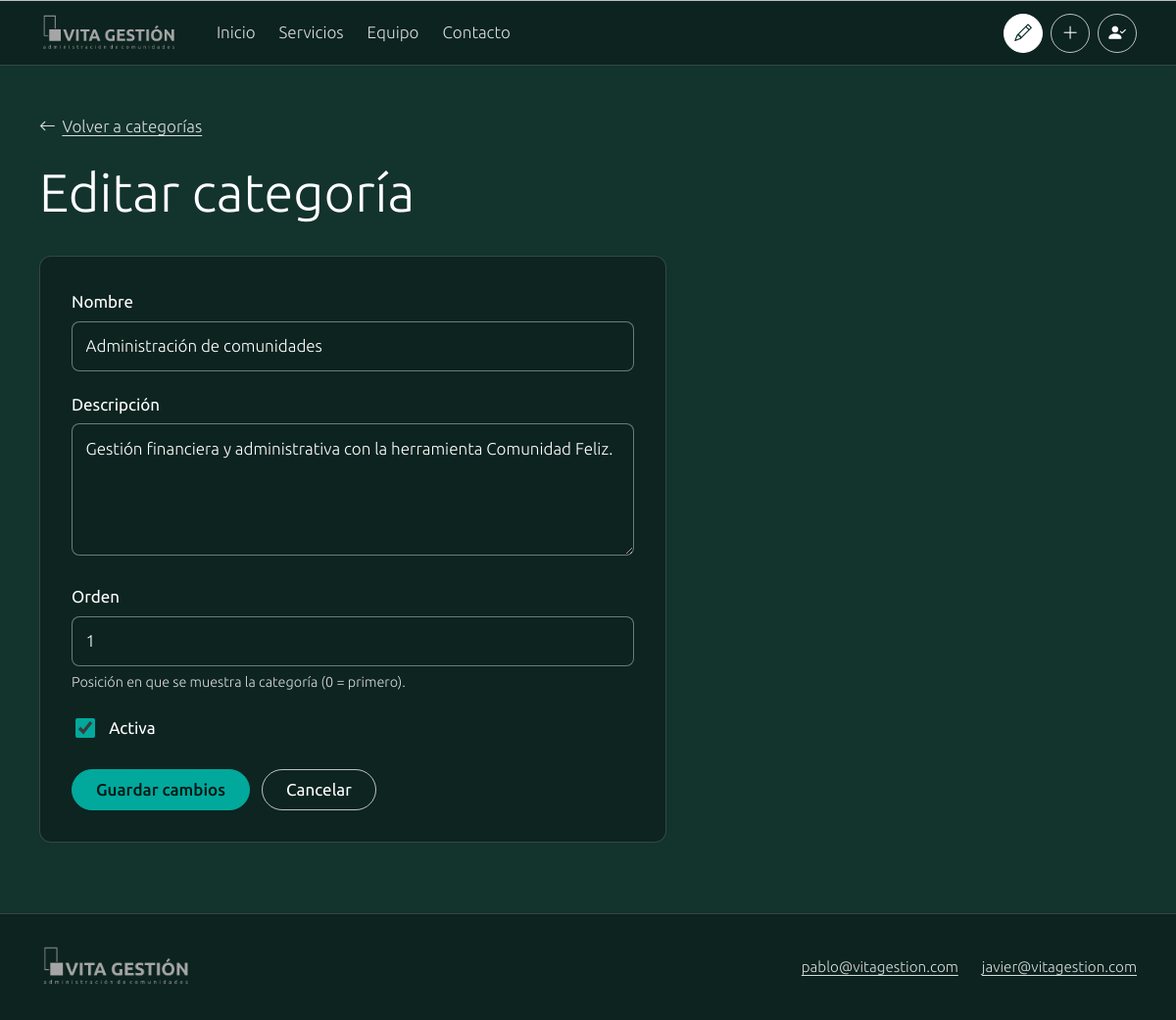
The app's page /panel/categorias/3/editar/ (signed in) with its own data.
### servicios/models.py (models this page shows, shortened)
class Categoria(models.Model):
    nombre = models.CharField('nombre', max_length=100, unique=True)
    descripcion = models.TextField('descripción', max_length=500)
    orden = models.PositiveIntegerField('orden', default=0)
    activa = models.BooleanField('activa', default=True)
    class Meta:
        verbose_name = 'categoría'
        verbose_name_plural = 'categorías'
        ordering = ['orden', 'nombre']

### servicios/views.py (the view)
# urls.py: path('panel/categorias/<int:pk>/editar/', views.CategoriaEditarView.as_view(), name='categoria_editar'),
class CategoriaEditarView(PanelMixin, FormularioMensajesMixin, UpdateView):
    permission_required = 'servicios.change_categoria'
    model = Categoria
    form_class = CategoriaForm
    template_name = 'servicios/categoria_form.html'
    success_url = reverse_lazy('servicios:panel_categorias')
    mensaje_exito = 'Categoría «{nombre}» actualizada correctamente.'
    seccion = 'categorias'

### servicios/forms.py (shortened to what this page needs)
class CategoriaForm(EstiloCamposMixin, forms.ModelForm):
    orden = forms.IntegerField(
        label='Orden',
        initial=0,
        help_text='Posición en que se muestra la categoría (0 = primero).',
        error_messages={
            'required': 'El orden es obligatorio.',
            'invalid': 'Ingrese un número entero.',
        },
    )
    class Meta:
        model = Categoria
        fields = ['nombre', 'descripcion', 'orden', 'activa']
        widgets = {
            'nombre': forms.TextInput(attrs={'placeholder': 'Ej.: Gestión operativa'}),
            'descripcion': forms.Textarea(attrs={'rows': 4}),
        }
        error_messages = {
            'nombre': {
                'required': 'El nombre es obligatorio.',
                'max_length': 'El nombre no puede superar los 100 caracteres.',
            },
            'descripcion': {
                'required': 'La descripción es obligatoria.',
                'max_length': 'La descripción no puede superar los 500 caracteres.',
            },
        }

### servicios/views.py (called while the page is built)
    def get_context_data(self, **kwargs):
        contexto = super().get_context_data(**kwargs)
        contexto['seccion'] = self.seccion
        return contexto

### templates/servicios/categoria_form.html (shortened to what this page needs)
{% extends 'base.html' %}
{% block contenido %}
<div class="contenedor panel">
  <a class="volver" href="{% url 'servicios:panel_categorias' %}"><i class="bi bi-arrow-left" aria-hidden="true"></i> Volver a categorías</a>
  <h1>{% if object %}Editar categoría{% else %}Crear categoría{% endif %}</h1>
  <form class="formulario-caja" method="post" novalidate>
    {% for campo in form %}{% include 'servicios/_campo.html' %}{% endfor %}
    <div class="acciones-formulario">
      <button type="submit" class="btn btn-primario">{% if object %}Guardar cambios{% else %}Crear categoría{% endif %}</button>
      <a class="btn" href="{% url 'servicios:panel_categorias' %}">Cancelar</a>
    </div>
  </form>
</div>
{% endblock %}

### templates/servicios/_campo.html (shortened to what this page needs)
{% if campo.field.widget.input_type == 'checkbox' %}
<div class="campo-grupo{% if campo.errors %} con-error{% endif %}">
  <div class="campo-check">
    {{ campo }}
    <div>
      <label for="{{ campo.id_for_label }}">{{ campo.label }}</label>
    </div>
  </div>
</div>
{% else %}
<div class="campo-grupo{% if campo.errors %} con-error{% endif %}">
  <label for="{{ campo.id_for_label }}">{{ campo.label }}{% if not campo.field.required %} <span class="ayuda">(opcional)</span>{% endif %}</label>
  {{ campo }}
  {% if campo.help_text %}<p class="ayuda">{{ campo.help_text }}</p>{% endif %}
</div>
{% endif %}

### static/css/vita.css (style rules this page uses)
:root { --fondo: #13332d; --fondo-profundo: #0c231f; --teal: #01a99c; --teal-claro: #5fe3d6; --verde-medio: #007f76; --verde-oscuro: #01534d; --verde-casi-negro: #002a28; --gris-logo: #a0a0a0; --texto: #ffffff; --texto-suave: rgba(255, 255, 255, .84); --linea: rgba(255, 255, 255, .72); --linea-suave: rgba(255, 255, 255, .16); --superficie: rgba(0, 0, 0, .28); --peligro: #ffb4ab; --peligro-fondo: #8c1d18; --degradado-portada: linear-gradient(90deg, #01a99c 0%, #00988c 10%, #007f76 25%, #01534d 50%, #002a28 75%, #011110 90%, #000 100%); --degradado-contenido: linear-gradient(90deg, #000 0%, #011110 14%, #002a28 38%, #01534d 62%, #007f76 82%, #01a99c 100%); --margen: clamp(1rem, 4vw, 2rem); --ancho: 1120px; --radio: 12px; --slot: 48px; --despl: var(--slot); }
body.con-crear { --despl: calc(var(--slot) * 2); }
*, *::before, *::after { box-sizing: border-box; }
html { scroll-behavior: smooth; -webkit-text-size-adjust: 100%; }
body { margin: 0; min-height: 100vh; display: flex; flex-direction: column; background: var(--fondo); color: var(--texto); font-family: "Ubuntu", system-ui, -apple-system, "Segoe UI", Roboto, sans-serif; font-weight: 300; font-size: 1.0625rem; line-height: 1.65; }
a { color: var(--teal-claro); text-underline-offset: .2em; }
h1, h2, h3 { margin: 0 0 .6em; line-height: 1.2; font-weight: 300; }
h1 { font-size: clamp(2rem, 4.6vw, 3.4rem); }
p { margin: 0 0 1em; }
.contenedor { width: min(var(--ancho), 100% - 2 * var(--margen)); margin-inline: auto; }
.btn { display: inline-flex; align-items: center; justify-content: center; gap: .5rem; padding: .6rem 1.5rem; border: 1px solid var(--linea); border-radius: 999px; background: transparent; color: #fff; font: inherit; font-weight: 400; line-height: 1.2; text-decoration: none; cursor: pointer; transition: background-color .15s, color .15s, border-color .15s; }
.btn-primario { background: var(--teal); border-color: var(--teal); color: #001a17; font-weight: 500; }
.panel { padding-block: clamp(1.5rem, 4vw, 3rem) clamp(3rem, 6vw, 5rem); }
.formulario-caja { max-width: 40rem; padding: clamp(1.25rem, 3vw, 2rem); background: var(--superficie); border: 1px solid var(--linea-suave); border-radius: var(--radio); }
.campo-grupo { margin-bottom: 1.25rem; }
.campo-grupo label { display: block; margin-bottom: .35rem; font-weight: 400; }
.campo-grupo .ayuda { margin: .35rem 0 0; font-size: .9rem; color: var(--texto-suave); }
input[type="text"], input[type="search"], input[type="number"], select, textarea, .campo { width: 100%; padding: .65rem .85rem; background: var(--fondo-profundo); color: #fff; border: 1px solid rgba(255, 255, 255, .4); border-radius: 8px; font: inherit; font-weight: 300; color-scheme: dark; }
input[type="search"], input[type="text"], input[type="number"], select { min-height: 2.9rem; }
textarea { resize: vertical; min-height: 7rem; }
.campo-check { display: flex; align-items: flex-start; gap: .7rem; }
.campo-check input { width: 1.25rem; height: 1.25rem; margin-top: .25rem; accent-color: var(--teal); flex: none; }
.campo-check label { margin: 0; }
.acciones-formulario { display: flex; flex-wrap: wrap; gap: .75rem; margin-top: 1.75rem; }
.volver { display: inline-flex; align-items: center; gap: .4rem; margin-bottom: 1.25rem; color: var(--texto-suave); }

### records on screen
Categoria: form "Administración de comunidades" "Gestión financiera y administrativa con la herramienta Comunidad Feliz." "1", form "☑"

### other values on screen
{{ campo.label }} "Nombre" "Descripción" "Orden"
{{ campo.help_text }} "Posición en que se muestra la categoría (0 = primero)."
{{ campo.label }} "Activa"
